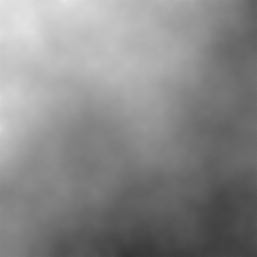

Here is the Python script that generated this plot:
from random import randrange as rr
from pprint import pprint
import random
import png

random.seed()
MAX_H = 255

def generate_heightmap(SIZE,coords=[]):

	def in_bounds(n):
		return n in range(mw+1)

	def square_step():
		while new_squares != set():
			x,y,r = new_squares.pop()
			if r <= 0:
				return
			if val[x][y] is None:
				val[x][y] = int((val[x+r][y+r] + val[x+r][y-r] + val[x-r][y+r] + val[x-r][y-r])/4) + (rr(2*r) - r)//2
			if val[x][y] < 0:
				val[x][y] = 0
			elif val[x][y] > 255:
				val[x][y] = 255
			if in_bounds(x+r):
				new_diamonds.add((x+r,y,r))
			if in_bounds(x-r):
				new_diamonds.add((x-r,y,r))
			if in_bounds(y+r):
				new_diamonds.add((x,y+r,r))
			if in_bounds(y-r):
				new_diamonds.add((x,y-r,r))
		print("Radius: {} Diamond operations to be calculated: {}".format(r,len(new_diamonds)))
		diamond_step()

	def diamond_step():
		while new_diamonds != set():
			x,y,r = new_diamonds.pop()
			temp = []
			if in_bounds(x+r):
				temp.append(val[x+r][y])
			if in_bounds(x-r):
				temp.append(val[x-r][y])
			if in_bounds(y+r):
				temp.append(val[x][y+r])
			if in_bounds(y-r):
				temp.append(val[x][y-r])
			if val[x][y] is None:
				val[x][y] = int(sum(temp)/len(temp)) + (rr(2*r) - r)//2
			if val[x][y] < 0:
				val[x][y] = rr(10)
			elif val[x][y] > 255:
				val[x][y] = 255 - rr(10)

			r = r//2
			if r > 0:
				if in_bounds(x+r) and in_bounds(y+r):
					new_squares.add((x+r,y+r,r))
				if in_bounds(x+r) and in_bounds(y-r):
					new_squares.add((x+r,y-r,r))
				if in_bounds(x-r) and in_bounds(y+r):
					new_squares.add((x-r,y+r,r))
				if in_bounds(x-r) and in_bounds(y-r):
					new_squares.add((x-r,y-r,r))
		print("Radius: {} Square operations to be calculated: {}".format(r,len(new_squares)))
		if len(new_squares) > 0:
			square_step()

	def smooth():
		print('Smoothening heightmap...')
		temp = range(1,len(val)-1)
		for i in temp:
			for j in temp:
				val[i][j] = sum([val[x][y] for x in range(i-1,i+2) for y in range(j-1,j+2)])//9

	mw,size = 2**SIZE,2**(SIZE-1)
	val = [[None for x in range(mw+1)] for y in range(mw+1)]
	val[0][0],val[0][mw],val[mw][0],val[mw][mw] = rr(MAX_H),rr(MAX_H),rr(MAX_H),rr(MAX_H)
	new_squares,new_diamonds = {(size,size,size)}, set()
	square_step()
	smooth()
	return val

print('Generating heightmap matrix')
x = generate_heightmap(8)
print('Exporting heightmap as png')
png.from_array(x, 'L').save("heightmap.png")
